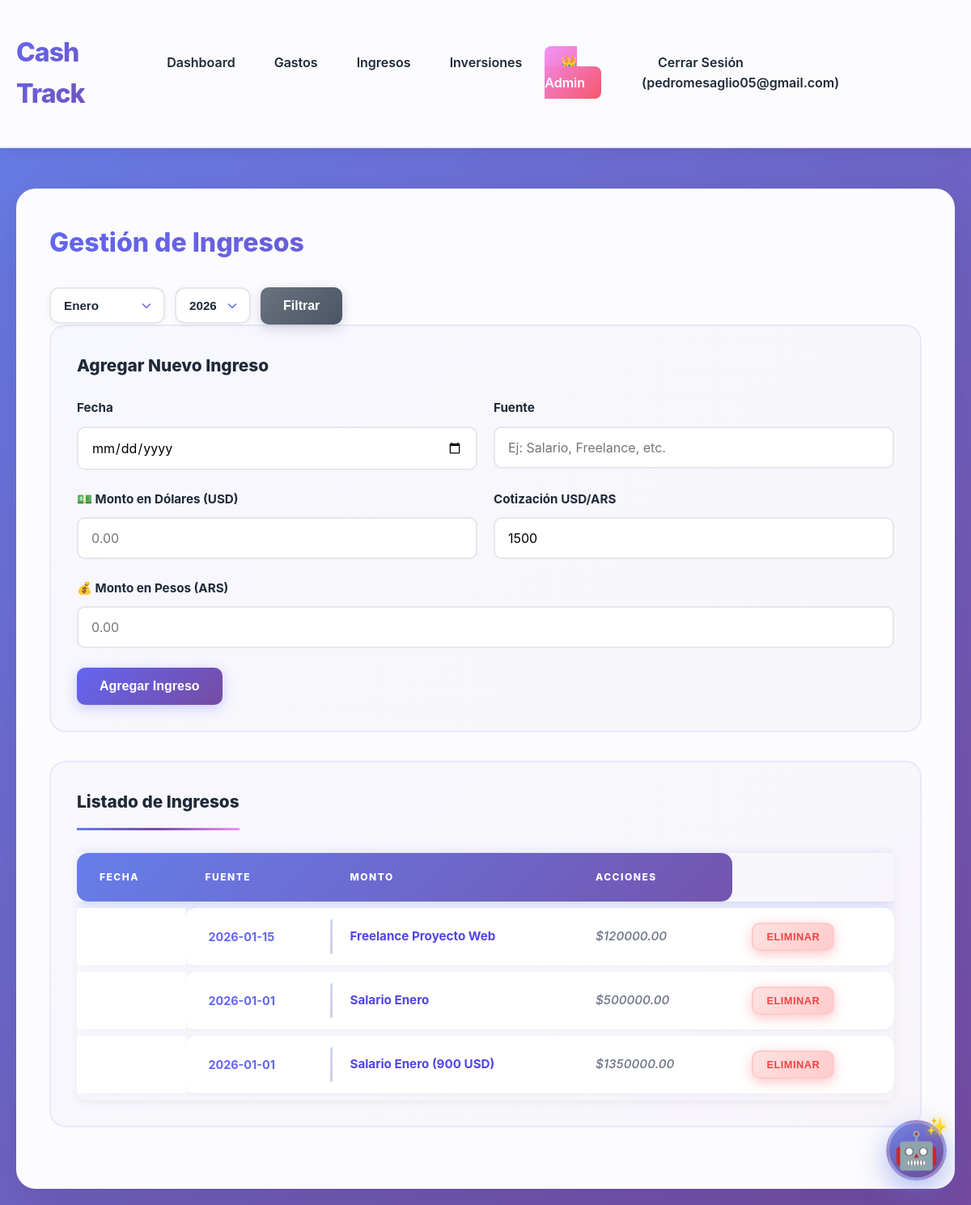
Screenshot of /income (signed in) with the database file from the repository.
### tables this page shows
CREATE TABLE income (
            id INTEGER PRIMARY KEY AUTOINCREMENT,
            user_id INTEGER NOT NULL,
            date DATE NOT NULL,
            source TEXT NOT NULL,
            amount REAL NOT NULL,
            created_at TIMESTAMP DEFAULT CURRENT_TIMESTAMP,
            FOREIGN KEY (user_id) REFERENCES users (id)
        );

### app.py (the view, shortened to what this page needs)
@app.route('/income', methods=['GET', 'POST'])
@login_required
def income():
    conn = get_db()
    cursor = conn.cursor()
    year = request.args.get('year', datetime.now().year, type=int)
    month = request.args.get('month', datetime.now().month, type=int)
    cursor.execute('''
        SELECT * FROM income
        WHERE user_id = ? AND strftime('%Y', date) = ? AND strftime('%m', date) = ?
        ORDER BY date DESC, created_at DESC
    ''', (session['user_id'], str(year), f'{month:02d}'))
    all_income = cursor.fetchall()
    conn.close()
    return render_template('income.html',
                          income=all_income,
                          year=year,
                          month=month,
                          current_year=datetime.now().year,
                          current_month=datetime.now().month)

### app.py (called while the page is built)
def login_required(f):
    @wraps(f)
    def decorated_function(*args, **kwargs):
        if 'user_id' not in session:
            flash('Debes iniciar sesión primero', 'warning')
            return redirect(url_for('login'))
        return f(*args, **kwargs)
    return decorated_function

### database.py (called while the page is built)
def get_db():
    conn = sqlite3.connect(DATABASE)
    conn.row_factory = sqlite3.Row
    return conn

### templates/income.html (shortened to what this page needs)
{% extends "base.html" %}
{% block content %}
<div class="page-container">
    <h2>Gestión de Ingresos</h2>
    <div class="filter-section">
        <form method="GET" action="{{ url_for('income') }}" class="filter-form">
            <select name="month" id="month">
                {% for m in range(1, 13) %}
                <option value="{{ m }}" {% if m == month %}selected{% endif %}>
                    {{ ['Enero', 'Febrero', 'Marzo', 'Abril', 'Mayo', 'Junio',
                        'Julio', 'Agosto', 'Septiembre', 'Octubre', 'Noviembre', 'Diciembre'][m-1] }}
                </option>
                {% endfor %}
            </select>
            <select name="year" id="year">
                {% for y in range(current_year - 5, current_year + 2) %}
                <option value="{{ y }}" {% if y == year %}selected{% endif %}>{{ y }}</option>
                {% endfor %}
            </select>
            <button type="submit" class="btn btn-secondary">Filtrar</button>
        </form>
    </div>
    <div class="form-card">
        <h3>Agregar Nuevo Ingreso</h3>
        <form method="POST">
            <div class="form-row">
                <div class="form-group">
                    <label for="date">Fecha</label>
                    <input type="date" id="date" name="date" required value="{{ request.form.date or '' }}">
                </div>
                <div class="form-group">
                    <label for="source">Fuente</label>
                    <input type="text" id="source" name="source" required placeholder="Ej: Salario, Freelance, etc.">
                </div>
            </div>
            <div class="form-row">
                <div class="form-group">
                    <label for="amount_usd">💵 Monto en Dólares (USD)</label>
                    <input type="number" id="amount_usd" name="amount_usd" step="0.01" min="0" placeholder="0.00">
                </div>
                <div class="form-group">
                    <label for="usd_rate">Cotización USD/ARS</label>
                    <input type="number" id="usd_rate" name="usd_rate" step="0.01" min="0" placeholder="1500.00" value="1500">
                </div>
            </div>
            <div class="form-group">
                <label for="amount">💰 Monto en Pesos (ARS)</label>
                <input type="number" id="amount" name="amount" step="0.01" min="0" required placeholder="0.00" readonly>
            </div>
            <button type="submit" class="btn btn-primary">Agregar Ingreso</button>
        </form>
    </div>
    <div class="table-card">
        <h3>Listado de Ingresos</h3>
        {% if income %}
        <table class="data-table">
            <thead>
                <tr>
                    <th>Fecha</th>
                    <th>Fuente</th>
                    <th>Monto</th>
                    <th>Acciones</th>
                </tr>
            </thead>
            <tbody>
                {% for inc in income %}
                <tr>
                    <td>{{ inc.date }}</td>
                    <td>{{ inc.source }}</td>
                    <td>${{ "%.2f"|format(inc.amount) }}</td>
                    <td>
                        <form method="POST" action="{{ url_for('delete_income', income_id=inc.id) }}" style="display: inline;">
                            <button type="submit" class="btn btn-danger btn-sm" onclick="return confirm('¿Estás seguro de eliminar este ingreso?')">Eliminar</button>
                        </form>
                    </td>
                </tr>
                {% endfor %}
            </tbody>
        </table>
        {% else %}
        <p class="no-data">No hay ingresos registrados para este período</p>
        {% endif %}
    </div>
</div>
{% endblock %}

### rows the page displays
income: date "2026-01-15", source "Freelance Proyecto Web", amount "120000.00"
income: date "2026-01-01", source "Salario Enero", amount "500000.00"
income: date "2026-01-01", source "Salario Enero (900 USD)", amount "1350000.00"

### other values shown
{{ session.username }} "pedromesaglio05@gmail.com"
form field month "Enero"
form field year "2026"
